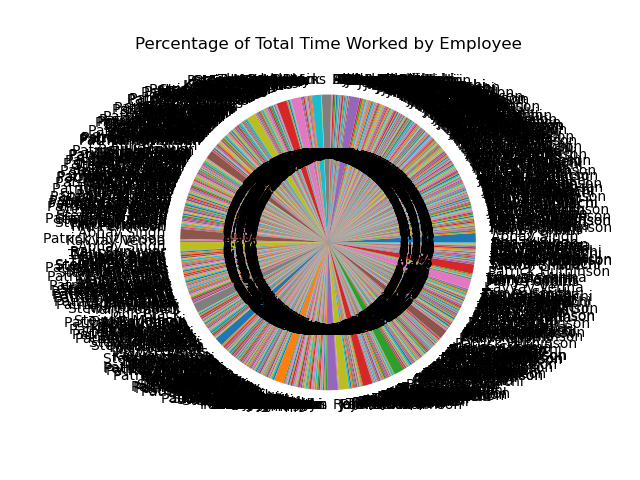

This figure's Python source:

import requests
import json
import matplotlib.pyplot as plt
from datetime import datetime

# Make a GET request to retrieve the employee data
url = 'https://rc-vault-fap-live-1.azurewebsites.net/api/gettimeentries?code=vO17RnE8vuzXzPJo5eaLLjXjmRW07law99QTD90zat9FfOQJKKUcgQ=='
# url = 'https://google.com'
response = requests.get(url)
data = json.loads(response.text)
durations = [];
for i in data:
	FMT = '%Y-%m-%dT%H:%M:%S'
	durations.append((datetime.strptime(i['EndTimeUtc'], FMT) - datetime.strptime(i['StarTimeUtc'], FMT)).seconds)
percentages = [(i*100)/sum(durations) for i in durations]


labels = [employee['EmployeeName'] for employee in data]
plt.pie(percentages, labels=labels, autopct='%1.1f%%')
plt.title('Percentage of Total Time Worked by Employee')
plt.savefig('employee_pie_chart.png')
plt.show() # display the plot


####- current working directory

import os
print("\n checking")
print(os.getcwd())
